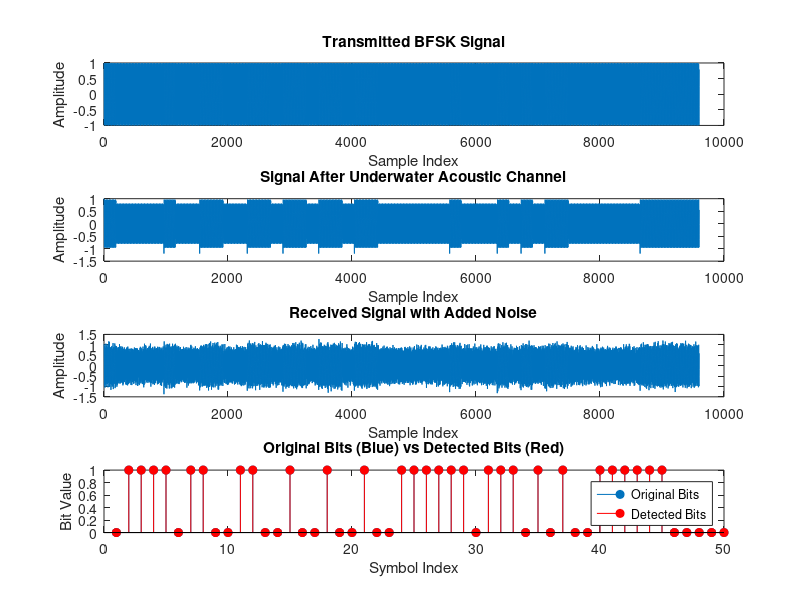

Here is the MATLAB script that generated this plot:
%% BFSK Communication System Simulation 
% Clear workspace and command window
clear; clc; close all;

%% Parameter Settings
fs = 192e3;         % Sampling rate 192 kHz
T_sym = 1e-3;       % Symbol duration 1 ms
t_sym = 0:1/fs:T_sym-1/fs;  % Time vector for a single symbol

f0 = 20e3;          % Carrier frequency for bit 0: 20 kHz
f1 = 40e3;          % Carrier frequency for bit 1: 40 kHz

numSymbols = 50;   % Number of symbols

%% Generate Random Bit Sequence
data = randi([0, 1], 1, numSymbols);

%% BFSK Modulation
% Generate a sine wave for each bit corresponding to its frequency and concatenate all symbols
tx_signal = [];
for k = 1:numSymbols
    if data(k) == 0
        sig = cos(2*pi*f0*t_sym);
    else
        sig = cos(2*pi*f1*t_sym);
    end
    tx_signal = [tx_signal, sig];
end

%% Underwater Acoustic Channel Simulation
% The underwater acoustic channel typically exhibits multipath effects. Here, we use a simple multipath model:
%  - First direct path, gain = 1, no delay
%  - Second path, delay of 2~3 samples, gain ≈ 0.6
%  - Third path, delay of 7~8 samples, gain ≈ 0.3
% Construct a discrete impulse response (length can be adjusted as needed)
h = [1, zeros(1,2), 0.6, zeros(1,4), 0.3];

% Simulate multipath effects using a filter
channel_signal = filter(h, 1, tx_signal);

%% Additive Noise (AWGN)
% Set signal-to-noise ratio (SNR) to 15 dB (modifiable as needed)
SNR_dB = 15;
rx_signal = awgn(channel_signal, SNR_dB, 'measured');

%% BFSK Demodulation (FFT Spectrum Analysis)
% Segment the received signal based on the number of samples per symbol
N_sym = length(t_sym);   % Number of samples per symbol
rx_matrix = reshape(rx_signal, N_sym, []);

% FFT frequency resolution is fs/N_sym = 192e3/192 = 1 kHz,
% Therefore:
%   - FFT bin index for 20 kHz: index_f0 = 20 + 1 = 21
%   - FFT bin index for 40 kHz: index_f1 = 40 + 1 = 41
index_f0 = round(f0 * N_sym / fs) + 1;  
index_f1 = round(f1 * N_sym / fs) + 1;  

detected = zeros(1, numSymbols);  % Initialize detection results

for k = 1:numSymbols
    symbol_signal = rx_matrix(:, k);   % Extract the k-th symbol signal
    
    % Compute FFT
    X = fft(symbol_signal);
    magX = abs(X);   % Compute magnitude spectrum
    
    % Decision based on single bin energy
    amp0 = magX(index_f0);
    amp1 = magX(index_f1);
    
    % If 20 kHz component is stronger, detect as bit 0; otherwise, detect as bit 1
    if amp0 > amp1
        detected(k) = 0;
    else
        detected(k) = 1;
    end
end

%% Compute Bit Error Rate (BER)
numErrors = sum(data ~= detected);
BER = numErrors / numSymbols;
fprintf('Bit Error Rate (BER) = %f\n', BER);

%% Plot Results
figure;
subplot(4,1,1);
plot(tx_signal);
title('Transmitted BFSK Signal');
xlabel('Sample Index');
ylabel('Amplitude');

subplot(4,1,2);
plot(channel_signal);
title('Signal After Underwater Acoustic Channel');
xlabel('Sample Index');
ylabel('Amplitude');

subplot(4,1,3);
plot(rx_signal);
title('Received Signal with Added Noise');
xlabel('Sample Index');
ylabel('Amplitude');

subplot(4,1,4);
stem(data, 'filled'); hold on;
stem(detected, 'r', 'filled');
title('Original Bits (Blue) vs Detected Bits (Red)');
xlabel('Symbol Index');
ylabel('Bit Value');
legend('Original Bits','Detected Bits');
